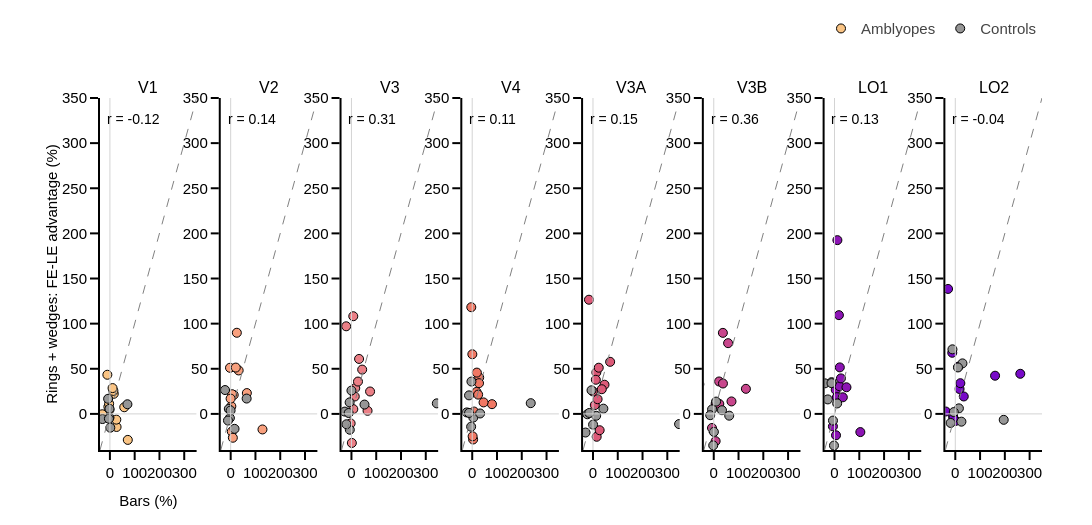

The notebook cell this image was saved under:
### Code cell
# Figure C: fellow-eye response advantage of each subject, bars vs rings + wedges
df_c = df_sh[df_sh.split == 'stimulus']
vals = df_c[['adv_A', 'adv_B']].values.ravel()
lo, hi = min(-10, np.floor(np.nanpercentile(vals, 1) / 10) * 10), np.ceil(np.nanpercentile(vals, 99) / 10) * 10
fig = make_subplots(rows=1, cols=cols, subplot_titles=rois_to_keep, horizontal_spacing=hor_spacing)
for col_idx, roi in enumerate(rois_to_keep, start=1):
    dr = df_c[df_c.roi == roi].dropna(subset=['adv_A', 'adv_B'])
    xref, yref = 'x{}'.format('' if col_idx == 1 else col_idx), 'y{}'.format('' if col_idx == 1 else col_idx)
    fig.add_shape(type='line', x0=lo, x1=hi, y0=lo, y1=hi, xref=xref, yref=yref, line=dict(color='grey', width=1, dash='dash'))
    fig.add_shape(type='line', x0=lo, x1=hi, y0=0, y1=0, xref=xref, yref=yref, line=dict(color='lightgrey', width=1))
    fig.add_shape(type='line', x0=0, x1=0, y0=lo, y1=hi, xref=xref, yref=yref, line=dict(color='lightgrey', width=1))
    for group in groups:
        dg = dr[dr.group == group]
        fig.add_trace(go.Scatter(x=dg.adv_A, y=dg.adv_B, mode='markers', name=group_labels[group], showlegend=col_idx == 1,
                                 marker=dict(size=9, color=roi_colors_rgb[roi] if group == 'patient' else ctrl_color,
                                             line=dict(width=1, color='black'))), row=1, col=col_idx)
    rho, p = stats.spearmanr(dr.adv_A, dr.adv_B)
    fig.add_annotation(x=0.05, y=0.97, xref='{} domain'.format(xref), yref='{} domain'.format(yref), xanchor='left', yanchor='top',
                       text='r = {:.2f}{}'.format(rho, stars(p)), showarrow=False, font=dict(size=14))
fig.update_xaxes(range=[lo, hi], showline=True, tickangle=0)
fig.update_yaxes(range=[lo, hi], showline=True)
fig.update_xaxes(title_text='Bars (%)', row=1, col=1)
fig.update_yaxes(title_text='Rings + wedges: FE-LE advantage (%)', row=1, col=1)
fig.update_layout(template=fig_template, height=fig_height, width=fig_width,
                  legend=dict(orientation='h', font_family=template_specs['font'], font_size=template_specs['axes_font_size'],
                              x=1, y=1.15, xanchor='right', yanchor='bottom', bgcolor='rgba(0,0,0,0)', itemwidth=30),
                  margin_l=fig_margin[0], margin_t=fig_margin[1] + 40, margin_r=fig_margin[2], margin_b=fig_margin[3])
fig.show()
fig.write_image('{}/od_q5_C_advantage_split.pdf'.format(fig_dir))

### Figure 1 — Plotly figure (JSON) as saved in the notebook; plotly's stock layout.template omitted (floating-point values rounded to 4 significant figures)
{"data": [{"marker": {"color": "rgb(250, 196, 132)", "line": {"color": "black", "width": 1}, "size": 9}, "mode": "markers", "name": "Amblyopes", "showlegend": true, "type": "scatter", "x": [-1.752, 15.54, 14.12, 26.89, 25.83, -6.237, -3.088, -10.27, 10.69, -30.74, 72.27, 57.84], "xaxis": "x", "y": [4.615, 22.25, 25.46, -14.47, -6.36, 7.937, 11.26, 43.36, 28.61, -0.4023, -28.81, 7.368], "yaxis": "y"}, {"marker": {"color": "rgb(150,150,150)", "line": {"color": "black", "width": 1}, "size": 9}, "mode": "markers", "name": "Controls", "showlegend": true, "type": "scatter", "x": [-1.653, -1.668, 564.9, -30.07, 70.67, -7.207, -4.003, 1.627], "xaxis": "x", "y": [-4.067, 5.628, 9.486, -5.703, 10.67, 16.73, -5.331, -15.29], "yaxis": "y"}, {"marker": {"color": "rgb(248, 160, 126)", "line": {"color": "black", "width": 1}, "size": 9}, "mode": "markers", "name": "Amblyopes", "showlegend": false, "type": "scatter", "x": [2.663, 12.24, 32.21, 4.542, 8.717, 5.741, -2.756, 24.87, 20.67, -0.3101, 128.3, 65.33], "xaxis": "x2", "y": [8.455, 21.04, 48.14, -19.58, -26.42, 21.82, 51.09, 89.9, 51.31, 16.93, -17.23, 23.06], "yaxis": "y2"}, {"marker": {"color": "rgb(150,150,150)", "line": {"color": "black", "width": 1}, "size": 9}, "mode": "markers", "name": "Controls", "showlegend": false, "type": "scatter", "x": [-3.21, -7.516, 554.6, -0.2835, 64.48, -22.8, -10.94, 15.58], "xaxis": "x2", "y": [-4.59, 5.51, 14.78, 3.757, 17.0, 26.44, -7.333, -16.55], "yaxis": "y2"}, {"marker": {"color": "rgb(235, 127, 134)", "line": {"color": "black", "width": 1}, "size": 9}, "mode": "markers", "name": "Amblyopes", "showlegend": false, "type": "scatter", "x": [7.506, 13.37, 43.3, -3.264, 1.662, 15.33, -21.23, 7.353, 30.78, 26.44, 65.01, 75.16], "xaxis": "x3", "y": [5.291, 19.29, 49.08, -10.54, -32.19, 28.54, 97.06, 108.2, 60.89, 35.84, 3.429, 24.83], "yaxis": "y3"}, {"marker": {"color": "rgb(150,150,150)", "line": {"color": "black", "width": 1}, "size": 9}, "mode": "markers", "name": "Controls", "showlegend": false, "type": "scatter", "x": [-6.652, -7.334, 344.6, -26.63, 52.66, -0.01322, -11.19, -20.11], "xaxis": "x3", "y": [-17.55, 12.77, 11.67, 2.557, 10.33, 25.87, 0.9984, -11.48], "yaxis": "y3"}, {"marker": {"color": "rgb(240, 120, 100)", "line": {"color": "black", "width": 1}, "size": 9}, "mode": "markers", "name": "Amblyopes", "showlegend": false, "type": "scatter", "x": [7.406, 17.4, 28.16, 3.649, 1.678, 23.89, -3.762, 0.4704, 27.44, 18.69, 79.8, 45.76], "xaxis": "x4", "y": [2.565, 24.31, 40.37, -28.34, -24.82, 21.36, 118.2, 66.09, 34.05, 45.75, 10.79, 12.72], "yaxis": "y4"}, {"marker": {"color": "rgb(150,150,150)", "line": {"color": "black", "width": 1}, "size": 9}, "mode": "markers", "name": "Controls", "showlegend": false, "type": "scatter", "x": [4.433, -12.82, 236.2, -21.99, 31.92, -3.118, -12.69, -4.38], "xaxis": "x4", "y": [-4.049, 20.53, 11.89, 1.626, 0.4661, 35.84, 1.059, -14.19], "yaxis": "y4"}, {"marker": {"color": "rgb(220, 90, 120)", "line": {"color": "black", "width": 1}, "size": 9}, "mode": "markers", "name": "Amblyopes", "showlegend": false, "type": "scatter", "x": [7.291, 13.47, 69.23, 14.89, 26.87, 18.58, -16.27, 11.52, 23.3, 46.52, -0.1427, 35.51], "xaxis": "x5", "y": [9.756, 45.91, 57.68, -25.36, -18.09, 16.3, 126.5, 37.8, 51.17, 32.32, 24.91, 27.35], "yaxis": "y5"}, {"marker": {"color": "rgb(150,150,150)", "line": {"color": "black", "width": 1}, "size": 9}, "mode": "markers", "name": "Controls", "showlegend": false, "type": "scatter", "x": [0.3895, 12.83, 347.5, -22.68, 41.91, -5.921, -14.66, -30.15], "xaxis": "x5", "y": [-11.88, -2.051, -11.28, -0.412, 5.804, 26.17, 1.039, -20.65], "yaxis": "y5"}, {"marker": {"color": "rgb(200, 70, 140)", "line": {"color": "black", "width": 1}, "size": 9}, "mode": "markers", "name": "Amblyopes", "showlegend": false, "type": "scatter", "x": [7.827, 21.57, 37.11, 7.559, -7.109, 22.37, -58.11, 71.56, 36.83, 57.94, 34.22, 129.8], "xaxis": "x6", "y": [11.71, 35.93, 33.69, -30.21, -15.64, 11.04, 32.9, 13.82, 89.79, 78.38, -57.62, 27.77], "yaxis": "y6"}, {"marker": {"color": "rgb(150,150,150)", "line": {"color": "black", "width": 1}, "size": 9}, "mode": "markers", "name": "Controls", "showlegend": false, "type": "scatter", "x": [0.6098, -6.787, 62.43, -61.18, 33.22, 9.419, -14.35, -2.221], "xaxis": "x6", "y": [-19.94, 4.989, -1.974, 7.844, 4.066, 13.64, -1.43, -34.89], "yaxis": "y6"}, {"marker": {"color": "rgb(140, 20, 180)", "line": {"color": "black", "width": 1}, "size": 9}, "mode": "markers", "name": "Amblyopes", "showlegend": false, "type": "scatter", "x": [4.829, 21.36, 19.72, -6.451, 6.037, 25.82, 11.62, 17.72, 9.417, 33.47, 104.2, 48.21], "xaxis": "x7", "y": [26.68, 51.53, 30.72, -13.8, -23.69, 39.33, 192.5, 109.4, 18.52, 18.39, -20.15, 29.49], "yaxis": "y7"}, {"marker": {"color": "rgb(150,150,150)", "line": {"color": "black", "width": 1}, "size": 9}, "mode": "markers", "name": "Controls", "showlegend": false, "type": "scatter", "x": [10.63, -11.94, 422.7, -27.1, -6.226, -38.9, -12.19, -2.222], "xaxis": "x7", "y": [11.59, 35.15, 29.7, 16.05, -7.396, 33.87, 34.12, -35.05], "yaxis": "y7"}, {"marker": {"color": "rgb(120, 10, 200)", "line": {"color": "black", "width": 1}, "size": 9}, "mode": "markers", "name": "Amblyopes", "showlegend": false, "type": "scatter", "x": [-8.675, 34.2, 12.67, -38.49, 1.768, 17.2, -29.13, -12.28, -7.638, 262.4, 160.6, 20.44], "xaxis": "x8", "y": [-2.52, 19.31, 52.4, 2.644, -7.747, 27.59, 138.4, 67.72, -4.945, 44.44, 42.31, 34.02], "yaxis": "y8"}, {"marker": {"color": "rgb(150,150,150)", "line": {"color": "black", "width": 1}, "size": 9}, "mode": "markers", "name": "Controls", "showlegend": false, "type": "scatter", "x": [14.58, -11.52, 195.5, -6.047, 24.75, 28.94, -18.72, 10.74], "xaxis": "x8", "y": [6.137, 71.53, -6.56, 2.009, -8.606, 55.97, -10.05, 51.46], "yaxis": "y8"}], "layout": {"annotations": [{"font": {"size": 16}, "showarrow": false, "text": "V1", "x": 0.05128, "xanchor": "center", "xref": "paper", "y": 1, "yanchor": "bottom", "yref": "paper"}, {"font": {"size": 16}, "showarrow": false, "text": "V2", "x": 0.1795, "xanchor": "center", "xref": "paper", "y": 1, "yanchor": "bottom", "yref": "paper"}, {"font": {"size": 16}, "showarrow": false, "text": "V3", "x": 0.3077, "xanchor": "center", "xref": "paper", "y": 1, "yanchor": "bottom", "yref": "paper"}, {"font": {"size": 16}, "showarrow": false, "text": "V4", "x": 0.4359, "xanchor": "center", "xref": "paper", "y": 1, "yanchor": "bottom", "yref": "paper"}, {"font": {"size": 16}, "showarrow": false, "text": "V3A", "x": 0.5641, "xanchor": "center", "xref": "paper", "y": 1, "yanchor": "bottom", "yref": "paper"}, {"font": {"size": 16}, "showarrow": false, "text": "V3B", "x": 0.6923, "xanchor": "center", "xref": "paper", "y": 1, "yanchor": "bottom", "yref": "paper"}, {"font": {"size": 16}, "showarrow": false, "text": "LO1", "x": 0.8205, "xanchor": "center", "xref": "paper", "y": 1, "yanchor": "bottom", "yref": "paper"}, {"font": {"size": 16}, "showarrow": false, "text": "LO2", "x": 0.9487, "xanchor": "center", "xref": "paper", "y": 1, "yanchor": "bottom", "yref": "paper"}, {"font": {"size": 14}, "showarrow": false, "text": "r = -0.12", "x": 0.05, "xanchor": "left", "xref": "x domain", "y": 0.97, "yanchor": "top", "yref": "y domain"}, {"font": {"size": 14}, "showarrow": false, "text": "r = 0.14", "x": 0.05, "xanchor": "left", "xref": "x2 domain", "y": 0.97, "yanchor": "top", "yref": "y2 domain"}, {"font": {"size": 14}, "showarrow": false, "text": "r = 0.31", "x": 0.05, "xanchor": "left", "xref": "x3 domain", "y": 0.97, "yanchor": "top", "yref": "y3 domain"}, {"font": {"size": 14}, "showarrow": false, "text": "r = 0.11", "x": 0.05, "xanchor": "left", "xref": "x4 domain", "y": 0.97, "yanchor": "top", "yref": "y4 domain"}, {"font": {"size": 14}, "showarrow": false, "text": "r = 0.15", "x": 0.05, "xanchor": "left", "xref": "x5 domain", "y": 0.97, "yanchor": "top", "yref": "y5 domain"}, {"font": {"size": 14}, "showarrow": false, "text": "r = 0.36", "x": 0.05, "xanchor": "left", "xref": "x6 domain", "y": 0.97, "yanchor": "top", "yref": "y6 domain"}, {"font": {"size": 14}, "showarrow": false, "text": "r = 0.13", "x": 0.05, "xanchor": "left", "xref": "x7 domain", "y": 0.97, "yanchor": "top", "yref": "y7 domain"}, {"font": {"size": 14}, "showarrow": false, "text": "r = -0.04", "x": 0.05, "xanchor": "left", "xref": "x8 domain", "y": 0.97, "yanchor": "top", "yref": "y8 domain"}], "height": 525, "legend": {"bgcolor": "rgba(0, 0, 0, 0)", "font": {"family": "Arial", "size": 15}, "itemwidth": 30, "orientation": "h", "x": 1, "xanchor": "right", "y": 1.15, "yanchor": "bottom"}, "margin": {"b": 75, "l": 100, "r": 50, "t": 90}, "shapes": [{"line": {"color": "grey", "dash": "dash", "width": 1}, "type": "line", "x0": -40, "x1": 350, "xref": "x", "y0": -40, "y1": 350, "yref": "y"}, {"line": {"color": "lightgrey", "width": 1}, "type": "line", "x0": -40, "x1": 350, "xref": "x", "y0": 0, "y1": 0, "yref": "y"}, {"line": {"color": "lightgrey", "width": 1}, "type": "line", "x0": 0, "x1": 0, "xref": "x", "y0": -40, "y1": 350, "yref": "y"}, {"line": {"color": "grey", "dash": "dash", "width": 1}, "type": "line", "x0": -40, "x1": 350, "xref": "x2", "y0": -40, "y1": 350, "yref": "y2"}, {"line": {"color": "lightgrey", "width": 1}, "type": "line", "x0": -40, "x1": 350, "xref": "x2", "y0": 0, "y1": 0, "yref": "y2"}, {"line": {"color": "lightgrey", "width": 1}, "type": "line", "x0": 0, "x1": 0, "xref": "x2", "y0": -40, "y1": 350, "yref": "y2"}, {"line": {"color": "grey", "dash": "dash", "width": 1}, "type": "line", "x0": -40, "x1": 350, "xref": "x3", "y0": -40, "y1": 350, "yref": "y3"}, {"line": {"color": "lightgrey", "width": 1}, "type": "line", "x0": -40, "x1": 350, "xref": "x3", "y0": 0, "y1": 0, "yref": "y3"}, {"line": {"color": "lightgrey", "width": 1}, "type": "line", "x0": 0, "x1": 0, "xref": "x3", "y0": -40, "y1": 350, "yref": "y3"}, {"line": {"color": "grey", "dash": "dash", "width": 1}, "type": "line", "x0": -40, "x1": 350, "xref": "x4", "y0": -40, "y1": 350, "yref": "y4"}, {"line": {"color": "lightgrey", "width": 1}, "type": "line", "x0": -40, "x1": 350, "xref": "x4", "y0": 0, "y1": 0, "yref": "y4"}, {"line": {"color": "lightgrey", "width": 1}, "type": "line", "x0": 0, "x1": 0, "xref": "x4", "y0": -40, "y1": 350, "yref": "y4"}, {"line": {"color": "grey", "dash": "dash", "width": 1}, "type": "line", "x0": -40, "x1": 350, "xref": "x5", "y0": -40, "y1": 350, "yref": "y5"}, {"line": {"color": "lightgrey", "width": 1}, "type": "line", "x0": -40, "x1": 350, "xref": "x5", "y0": 0, "y1": 0, "yref": "y5"}, {"line": {"color": "lightgrey", "width": 1}, "type": "line", "x0": 0, "x1": 0, "xref": "x5", "y0": -40, "y1": 350, "yref": "y5"}, {"line": {"color": "grey", "dash": "dash", "width": 1}, "type": "line", "x0": -40, "x1": 350, "xref": "x6", "y0": -40, "y1": 350, "yref": "y6"}, {"line": {"color": "lightgrey", "width": 1}, "type": "line", "x0": -40, "x1": 350, "xref": "x6", "y0": 0, "y1": 0, "yref": "y6"}, {"line": {"color": "lightgrey", "width": 1}, "type": "line", "x0": 0, "x1": 0, "xref": "x6", "y0": -40, "y1": 350, "yref": "y6"}, {"line": {"color": "grey", "dash": "dash", "width": 1}, "type": "line", "x0": -40, "x1": 350, "xref": "x7", "y0": -40, "y1": 350, "yref": "y7"}, {"line": {"color": "lightgrey", "width": 1}, "type": "line", "x0": -40, "x1": 350, "xref": "x7", "y0": 0, "y1": 0, "yref": "y7"}, {"line": {"color": "lightgrey", "width": 1}, "type": "line", "x0": 0, "x1": 0, "xref": "x7", "y0": -40, "y1": 350, "yref": "y7"}, {"line": {"color": "grey", "dash": "dash", "width": 1}, "type": "line", "x0": -40, "x1": 350, "xref": "x8", "y0": -40, "y1": 350, "yref": "y8"}, {"line": {"color": "lightgrey", "width": 1}, "type": "line", "x0": -40, "x1": 350, "xref": "x8", "y0": 0, "y1": 0, "yref": "y8"}, {"line": {"color": "lightgrey", "width": 1}, "type": "line", "x0": 0, "x1": 0, "xref": "x8", "y0": -40, "y1": 350, "yref": "y8"}], "width": 2100, "xaxis": {"anchor": "y", "domain": [0, 0.1026], "range": [-40, 350], "showline": true, "tickangle": 0, "title": {"text": "Bars (%)"}, "type": "linear"}, "xaxis2": {"anchor": "y2", "domain": [0.1282, 0.2308], "range": [-40, 350], "showline": true, "tickangle": 0, "type": "linear"}, "xaxis3": {"anchor": "y3", "domain": [0.2564, 0.359], "range": [-40, 350], "showline": true, "tickangle": 0, "type": "linear"}, "xaxis4": {"anchor": "y4", "domain": [0.3846, 0.4872], "range": [-40, 350], "showline": true, "tickangle": 0, "type": "linear"}, "xaxis5": {"anchor": "y5", "domain": [0.5128, 0.6154], "range": [-40, 350], "showline": true, "tickangle": 0, "type": "linear"}, "xaxis6": {"anchor": "y6", "domain": [0.641, 0.7436], "range": [-40, 350], "showline": true, "tickangle": 0, "type": "linear"}, "xaxis7": {"anchor": "y7", "domain": [0.7692, 0.8718], "range": [-40, 350], "showline": true, "tickangle": 0, "type": "linear"}, "xaxis8": {"anchor": "y8", "domain": [0.8974, 1.0], "range": [-40, 350], "showline": true, "tickangle": 0, "type": "linear"}, "yaxis": {"anchor": "x", "domain": [0, 1], "range": [-40, 350], "showline": true, "title": {"text": "Rings + wedges: FE-LE advantage (%)"}, "type": "linear"}, "yaxis2": {"anchor": "x2", "domain": [0, 1], "range": [-40, 350], "showline": true, "type": "linear"}, "yaxis3": {"anchor": "x3", "domain": [0, 1], "range": [-40, 350], "showline": true, "type": "linear"}, "yaxis4": {"anchor": "x4", "domain": [0, 1], "range": [-40, 350], "showline": true, "type": "linear"}, "yaxis5": {"anchor": "x5", "domain": [0, 1], "range": [-40, 350], "showline": true, "type": "linear"}, "yaxis6": {"anchor": "x6", "domain": [0, 1], "range": [-40, 350], "showline": true, "type": "linear"}, "yaxis7": {"anchor": "x7", "domain": [0, 1], "range": [-40, 350], "showline": true, "type": "linear"}, "yaxis8": {"anchor": "x8", "domain": [0, 1], "range": [-40, 350], "showline": true, "type": "linear"}}}
